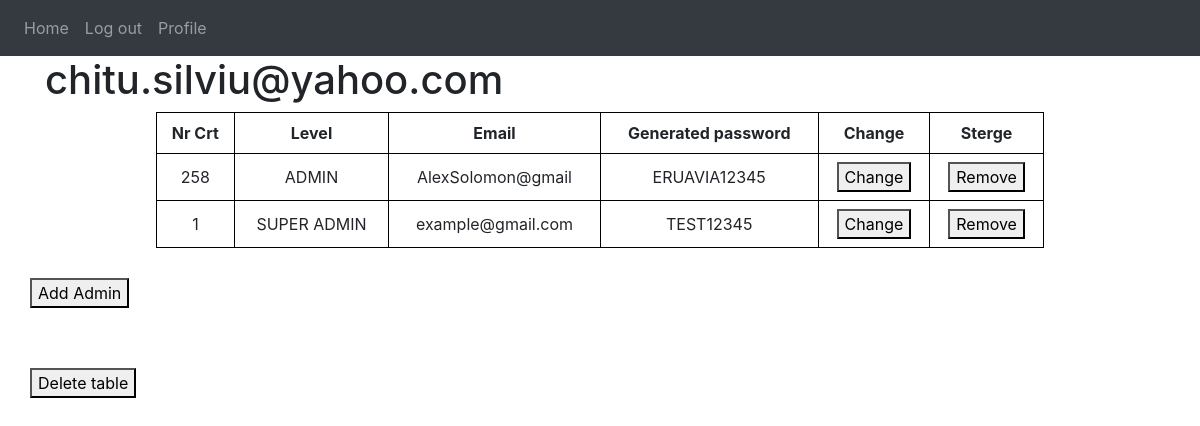
Screenshot of /super_admin (signed in) with the database file from the repository.
### website/models.py (models this page shows, shortened)
class Credentials(db.Model, UserMixin):
    id = db.Column(db.Integer, primary_key=True)
    level = db.Column(db.String(50))
    email = db.Column(db.String(150), unique=True)
    password = db.Column(db.String(150))
    generated_password = db.Column(db.String(150))
    users = db.relationship('User', uselist=False, backref='credentials')

### website/views.py (the view, shortened to what this page needs)
@views.route('/super_admin', methods = ['GET', 'POST'])
@login_required
def super_admin():
    admins = Credentials.query.filter_by(level = "ADMIN").all()
    super_admins = Credentials.query.filter_by(level = "SUPER ADMIN").all()
    for sa in super_admins:
        admins.append(sa)
    return render_template('super_admin.html', admins  = admins, user=current_user)

### website/__init__.py (called while the page is built)
def create_app():
    app = Flask(__name__)
    app.config['SECRET_KEY'] = 'un_cod_irelevant_la_nivelul_la_care_lucram'
    app.config['SQLALCHEMY_DATABASE_URI'] = f'sqlite:///{DB_PATH}'
    db.init_app(app)
    from .views import views
    from .auth import auth
    app.register_blueprint(views, url_prefix='/')
    app.register_blueprint(auth, url_prefix='/')
    from .models import User, Note, Credentials
    dirpath = app.instance_path + '/uploads'
    create_database(app)
    create_uploads(app, dirpath)
    login_manager = LoginManager()
    login_manager.login_view = 'auth.login'
    login_manager.init_app(app)
    @login_manager.user_loader
    def load_user(id):
        return Credentials.query.get(int(id))
    return app

### website/templates/super_admin.html (shortened to what this page needs)
{% extends "base.html" %}
{% block content %}
<h1> {{current_user.email}} </h1>
  <table>
    <tr>
        <th>Nr Crt</th>
        <th>Level</th>
        <th>Email</th>
        <th>Generated password</th>
        <th>Change</th>
        <th>Sterge</th>
    {% for admin in admins:%}
    <tr>
    <td>{{admin.id}}</td>
    <td>{{admin.level}}</td>
    <td>{{admin.email}}</td>
    <td>{{admin.generated_password}}</td>
    <td><form method = "POST" value = "change">
      <button type="submit" onclick="return confirm('Are you sure you want to perform this action?')">Change</button> </form> </td>
    <td>
      <form method="post" >
        <form method="post" >
          <button type="submit" onclick="return confirm('Are you sure you want to perform this action?')">Remove</button> </form> </td>
    </tr>
    {%endfor%}
  </table>
  </div>
<div class = "add_user">
  <form method = "post">
    <button type="submit">Add Admin</button>
  </form>
</div>
<div class = "add_user">
  <form method = "post">
    <button type="submit">Delete table</button>
  </form>
</div>
{% endblock %}

### website/templates/super_admin.html (style rules this page uses)
table { margin: 0 auto; width: 80%; border-collapse: collapse; padding-top: 500px; }
th, td { border: 1px solid black; padding: 8px; text-align: center; }
.add_user { margin: auto; padding: 30px; }

### rows the page displays
Credentials: email "chitu.silviu@yahoo.com"
Credentials: id "258", level "ADMIN", email "AlexSolomon@gmail", generated_password "ERUAVIA12345"
Credentials: id "1", level "SUPER ADMIN", email "example@gmail.com", generated_password "TEST12345"
